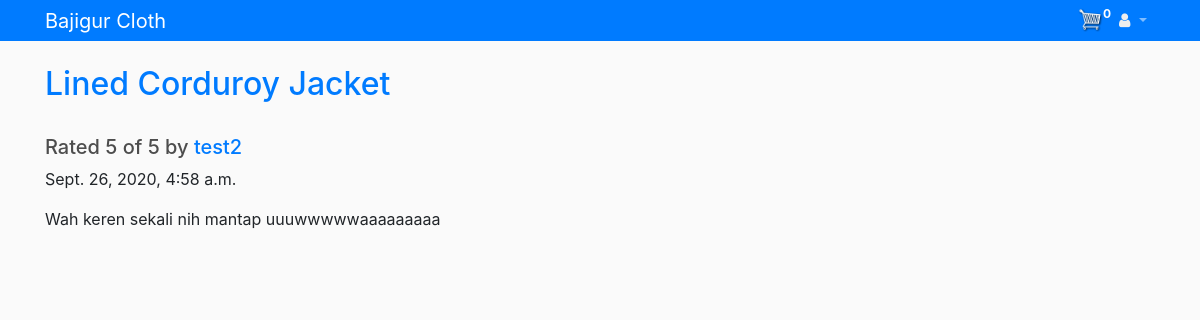
Screenshot of /products/review-detail/37/ with the database file from the repository.
### products/models.py (models this page shows, shortened)
class Review(models.Model):
    RATING_CHOICES = (
        (1, '1'),
        (2, '2'),
        (3, '3'),
        (4, '4'),
        (5, '5'),
    )
    product = models.ForeignKey(Product, on_delete=models.DO_NOTHING)
    pub_date = models.DateTimeField('date published')
    user_name = models.CharField(max_length=128)
    comment = models.CharField(max_length=128)
    rating = models.IntegerField(choices=RATING_CHOICES)

class Product(models.Model):
    name = models.CharField(max_length=128, null=True)
    price = models.FloatField()
    image = models.ImageField(null=True, blank=True)

### products/views.py (the view)
# urls.py: path('review-detail/<review_id>/', views.review_detail, name='review-detail'),
def review_detail(request, review_id):
    if request.user.is_authenticated:
        account = request.user.account
        order, created = Order.objects.get_or_create(account=account, complete=False)
        cart_items = order.get_cart_items
    else:
        order = {'get_cart_total': 0, 'get_cart_items': 0, 'shipping': False}
        cart_items = order['get_cart_items']
    review = get_object_or_404(Review, pk=review_id)
    return render(
        request, 'products/review_details.html',
        {'review': review, 'cart_items': cart_items}
    )

### products/templates/products/review_details.html (shortened to what this page needs)
{% extends 'base.html' %}
{% block content %}
<h2><a href="{% url 'product-detail' review.product.id %}">{{ review.product.name }}</a></h2>
<br>
<h5>Rated {{ review.rating }} of 5 by <a href="{% url 'user-review-list' review.user_name %}" >{{ review.user_name }}</a></h5>
<p>{{ review.pub_date }}</p>
<p>{{ review.comment }}</p>
{% endblock content %}

### static/css/main.css (style rules this page uses)
body { background-color: hsl(0, 0%, 98%); }
h1, h2, h3, h4, h5, h6 { color:hsl(0, 0%, 30%); }

### rows the page displays
Review: product.name "Lined Corduroy Jacket", rating "5", user_name "test2", pub_date "Sept. 26, 2020, 4:58 a.m.", comment "Wah keren sekali nih mantap uuuwwwwwaaaaaaaaa"

### other values shown
{{ cart_items }} "0"
